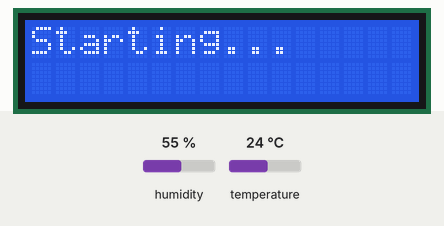
Bench run of a sketch on a simulated Arduino Uno, built with avr-gcc and run on an emulated ATmega328P. On the bench: 16×2 character LCD. The test bench sets the inputs (shaded band); at power-on: humidity 55 %, temperature 24 °C.

Above: at 0.1 s.
At 3.2 s:
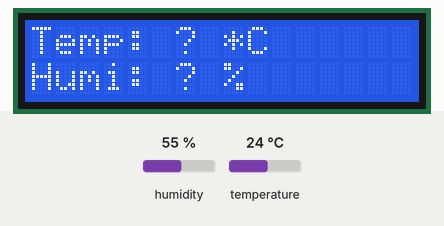

The sketch:

T_H.ino
```cpp
#include <DHT.h>
#include <LiquidCrystal_I2C.h>

#define DHTPIN 5
#define DHTTYPE DHT11

DHT dht(DHTPIN, DHTTYPE);
LiquidCrystal_I2C mon(0x27, 16, 2);

void setup()
{
  Serial.begin(115200);
  dht.begin();
  mon.begin();
  mon.backlight();
  mon.clear();
  mon.setCursor(0, 0);
  mon.printf("Starting...");
  delay(1000);
  mon.clear();
}

void loop()
{
  delay(2000);
  float t = dht.readTemperature();
  float h = dht.readHumidity();

  if (isnan(t) || isnan(h))
  {
    mon.clear();
    mon.setCursor(0, 0);
    mon.printf("Sensor Error");
  }
  else
  {
    mon.clear();
    mon.setCursor(0, 0);
    mon.printf("Temp: %.2f *C", t);
    mon.setCursor(0, 1);
    mon.printf("Humi: %.2f %%", h);
  }
}
```
